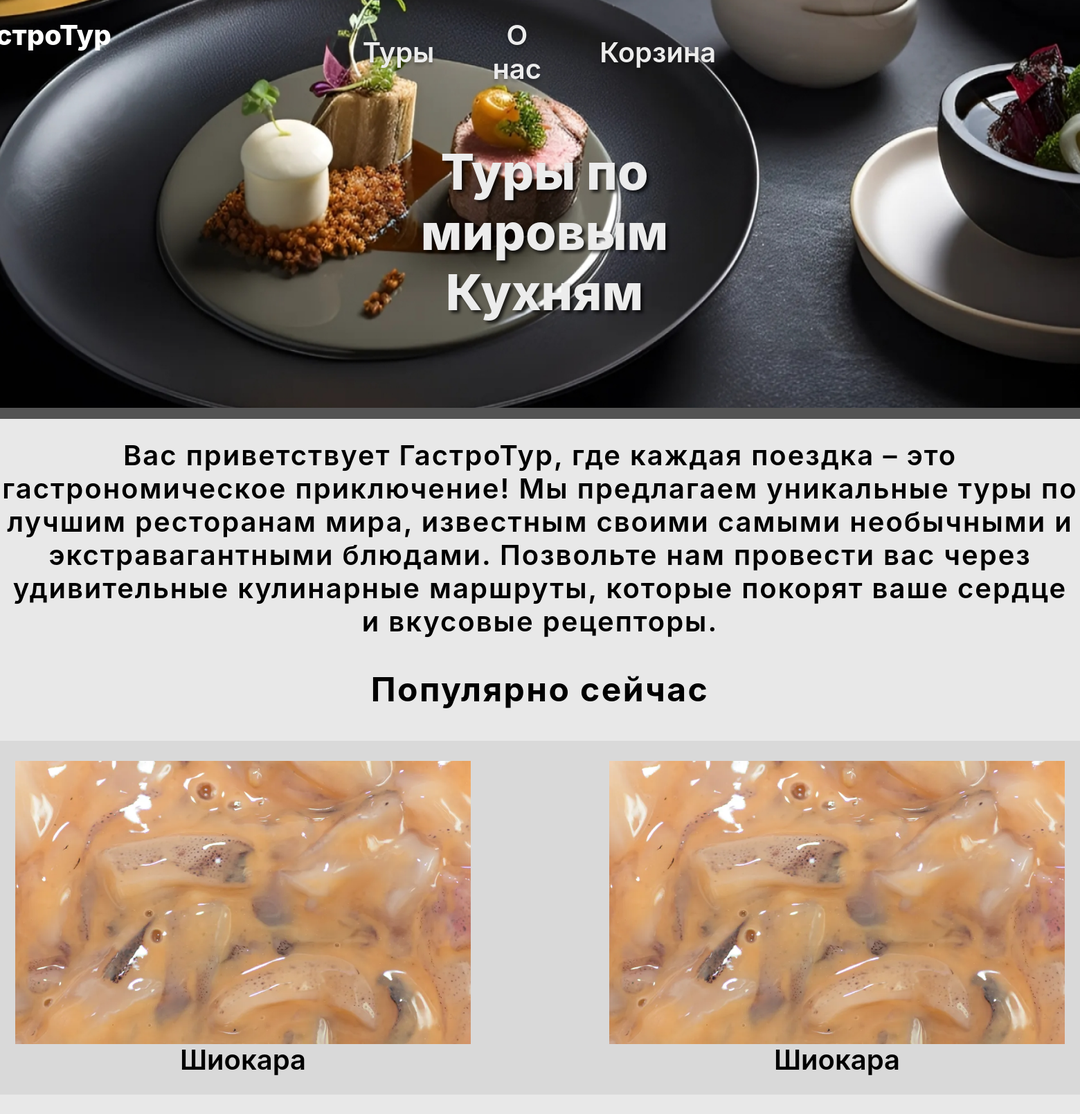
The page / on the database its author committed.
### main/models.py (models this page shows, shortened)
class Restaurant(models.Model):
    name = models.CharField(primary_key=True, max_length=255)
    country = models.CharField(max_length=100)
    rating = models.FloatField()
    price = models.IntegerField()
    description = models.TextField()
    image = models.ImageField(upload_to='restaurant_images/', blank=True, null=True)

### main/views.py (the view)
# urls.py: path('', views.index, name='home'),
def index(request):
    try:
        geranium = Restaurant.objects.get(name='Шиокара')
    except Restaurant.DoesNotExist:
        geranium = None
    return render(request, 'main/index.html', {'geranium': geranium})

### main/templates/main/index.html (shortened to what this page needs)
{% load static %}
<!DOCTYPE html>
<html lang="en">
<head>
    <link rel="stylesheet" href={% static "main/css/main.css" %}>
</head>
<body>
    <div class="main">
        <div class="top">
          <div class="flex-wrapper-one">
            <p><a href="{% url "home" %}" class="logo">ГастроТур</a></p>
            <div class="top-menu">
              <a href="{% url 'tours'%}" class="top-btn">Туры</a>
              <a href="{% url "aboutus" %}" class="top-btn">О нас</a>
              <a href="{% url "cart" %}" class="top-btn">Корзина</a>
            </div>
          </div>
          <p class="title">Туры по мировым Кухням</p>
        </div>
        <div class="rectangle-1"></div>
        <p class="about">
          Вас приветствует ГастроТур, где каждая поездка – это
          гастрономическое приключение! Мы предлагаем уникальные
          туры по лучшим ресторанам мира, известным своими самыми
          необычными и экстравагантными блюдами. Позвольте нам
          провести вас через удивительные кулинарные маршруты,
          которые покорят ваше сердце и вкусовые рецепторы.
        </p>
        <div class="popular-now">
          <p class="title2">Популярно сейчас</p>
          <div class="group-1">
            <div class="frame-1">
              {% if geranium %}
                <div class="rectangle-2">
                  <img src="{{ geranium.image.url }}" alt="{{ geranium.name }}" data-id="{{ geranium.name }}" onclick="redirectToTourInfo(this)">
                    <h3>{{ geranium.name }}</h3>
                </div>
              {% endif %}
              {% if geranium %}
                <div class="rectangle-2">
                  <img src="{{ geranium.image.url }}" alt="{{ geranium.name }}" data-id="{{ geranium.name }}" onclick="redirectToTourInfo(this)">
                    <h3>{{ geranium.name }}</h3>
                </div>
              {% endif %}
            </div>
          </div>
        </div>
      </div>
</body>
</html>

### main/static/main/css/main.css (style rules this page uses)
html, body, div, span, applet, object, iframe,h1, h2, h3, h4, h5, h6, p, blockquote, pre,a, abbr, acronym, address, big, cite, code,del, dfn, em, img, ins, kbd, q, s, samp,small, strike, strong, sub, sup, tt, var,b, u, i, center,dl, dt, dd, ol, ul, li,fieldset, form, label, legend,table, caption, tbody, tfoot, thead, tr, th, td,article, aside, canvas, details, embed, figure, figcaption, footer, header, hgroup, menu, nav, output, ruby, section, summary,time, mark, audio, video { margin: 0; padding: 0; border: 0; font-size: 100%; font: inherit; vertical-align: baseline; text-decoration: none; }
body { line-height: 1; overflow-x: hidden; background-color: rgba(232, 232, 232, 1); }
.main { background-color: rgba(232, 232, 232, 1); padding: 0 0 61px; display: flex; flex-direction: column; align-items: center; }
.top { background-size: 100% 100%; background-position: center; background-image: url("/static/main/img/background.png"); padding: 26px 685px 124px 109px; display: flex; flex-direction: column; align-items: flex-start; }
.flex-wrapper-one { margin-bottom: 80px; display: flex; align-items: flex-start; }
.logo { font-family: "Inter"; font-size: 40px; font-weight: 800; line-height: normal; color: rgba(255, 255, 255, 1); text-align: center; margin-right: 363px; }
.top-menu { display: flex; align-items: center; justify-content: center; }
.top-btn { font-family: "Inter"; font-size: 40px; font-weight: 600; line-height: normal; color: rgba(236, 236, 236, 1); text-align: center; text-shadow: 0 4px 4px rgba(0, 0, 0, 0.25); }
.top-btn:not(:last-of-type) { margin-right: 84px; }
.title { max-width: 523px; font-family: "Inter"; font-size: 72px; font-weight: 800; line-height: normal; color: rgba(236, 236, 236, 1); text-align: center; margin-left: 589px; text-shadow: 4px 4px 4px rgba(0, 0, 0, 0.7); }
.rectangle-1 { width: 1920px; height: 16px; background-color: rgba(83, 83, 83, 1); margin-bottom: 29px; }
.about { max-width: 1718px; font-family: "Inter"; font-size: 40px; font-weight: 600; line-height: 48px; color: rgba(0, 0, 0, 1); text-align: center; margin-bottom: 45px; letter-spacing: 2px; }
.popular-now { display: flex; flex-direction: column; align-items: center; }
.title2 { font-family: "Inter"; font-size: 48px; font-weight: 700; line-height: 58px; color: rgba(0, 0, 0, 1); text-align: center; margin-bottom: 45px; letter-spacing: 2.4px; }
.group-1 { background-color: rgba(217, 217, 217, 1); padding: 29px 115px 30px; display: flex; align-items: center; }
.frame-1 { display: flex; align-items: flex-start; }
.rectangle-2 img { width: 658px; height: 409px; }
.rectangle-2 h3 { text-align: center; font-family: "Inter"; font-size: 40px; font-weight: 600; }
.rectangle-2:not(:last-of-type) { margin-right: 200px; }

### rows shown on the page
Restaurant: image (picture), name "Шиокара"
